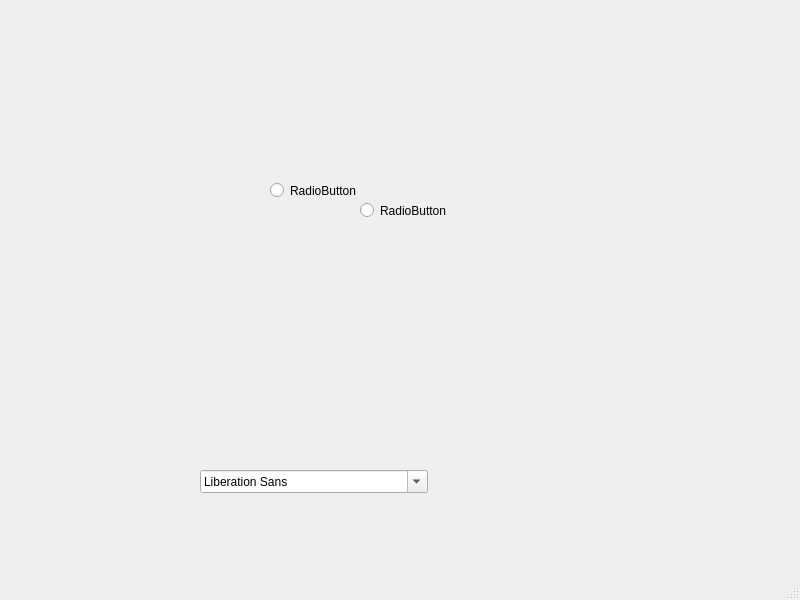
<?xml version="1.0" encoding="UTF-8"?>
<ui version="4.0">
 <class>MainWindow</class>
 <widget class="QMainWindow" name="MainWindow">
  <property name="geometry">
   <rect>
    <x>0</x>
    <y>0</y>
    <width>800</width>
    <height>600</height>
   </rect>
  </property>
  <property name="windowTitle">
   <string>MainWindow</string>
  </property>
  <widget class="QWidget" name="centralwidget">
   <widget class="QRadioButton" name="radioButton">
    <property name="geometry">
     <rect>
      <x>360</x>
      <y>200</y>
      <width>97</width>
      <height>21</height>
     </rect>
    </property>
    <property name="text">
     <string>RadioButton</string>
    </property>
   </widget>
   <widget class="QRadioButton" name="radioButton_2">
    <property name="geometry">
     <rect>
      <x>270</x>
      <y>180</y>
      <width>97</width>
      <height>21</height>
     </rect>
    </property>
    <property name="text">
     <string>RadioButton</string>
    </property>
   </widget>
   <widget class="QFontComboBox" name="fontComboBox">
    <property name="geometry">
     <rect>
      <x>200</x>
      <y>470</y>
      <width>228</width>
      <height>23</height>
     </rect>
    </property>
   </widget>
  </widget>
  <widget class="QMenuBar" name="menubar">
   <property name="geometry">
    <rect>
     <x>0</x>
     <y>0</y>
     <width>800</width>
     <height>20</height>
    </rect>
   </property>
  </widget>
  <widget class="QStatusBar" name="statusbar"/>
 </widget>
 <resources/>
 <connections/>
</ui>
